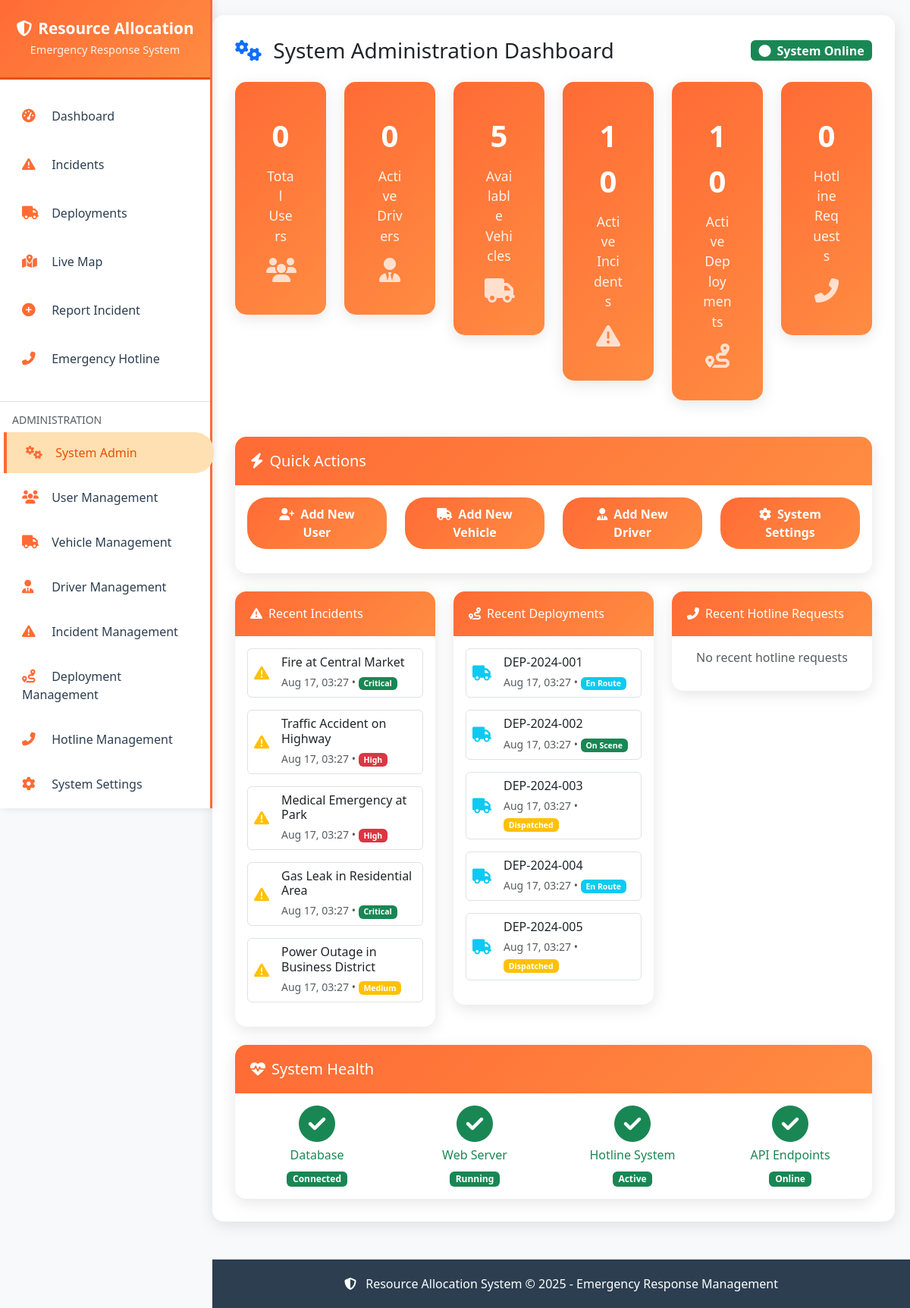
Screenshot of /index.php?action=admin with the database file from the repository.
### tables this page shows
CREATE TABLE incidents (
    id INT PRIMARY KEY AUTO_INCREMENT,
    incident_id VARCHAR(20) UNIQUE NOT NULL,
    category_id INT,
    title VARCHAR(200) NOT NULL,
    description TEXT NOT NULL,
    location_name VARCHAR(255) NOT NULL,
    latitude DECIMAL(10, 8) NOT NULL,
    longitude DECIMAL(11, 8) NOT NULL,
    reported_by INT,
    status ENUM('reported', 'assigned', 'in_progress', 'resolved', 'closed') DEFAULT 'reported',
    priority ENUM('low', 'medium', 'high', 'critical') DEFAULT 'medium',
    reported_at TIMESTAMP DEFAULT CURRENT_TIMESTAMP,
    resolved_at TIMESTAMP NULL,
    created_at TIMESTAMP DEFAULT CURRENT_TIMESTAMP,
    updated_at TIMESTAMP DEFAULT CURRENT_TIMESTAMP ON UPDATE CURRENT_TIMESTAMP,
    FOREIGN KEY (category_id) REFERENCES incident_categories(id),
    FOREIGN KEY (reported_by) REFERENCES users(id)
);

CREATE TABLE deployments (
    id INT PRIMARY KEY AUTO_INCREMENT,
    deployment_id VARCHAR(20) UNIQUE NOT NULL,
    incident_id INT NOT NULL,
    driver_id INT NOT NULL,
    vehicle_id INT NOT NULL,
    start_location VARCHAR(255) NOT NULL,
    start_lat DECIMAL(10, 8),
    start_lng DECIMAL(11, 8),
    end_location VARCHAR(255) NOT NULL,
    end_lat DECIMAL(10, 8),
    end_lng DECIMAL(11, 8),
    status ENUM('dispatched', 'en_route', 'on_scene', 'returning', 'completed') DEFAULT 'dispatched',
    dispatched_at TIMESTAMP DEFAULT CURRENT_TIMESTAMP,
    estimated_arrival TIMESTAMP NULL,
    actual_arrival TIMESTAMP NULL,
    completed_at TIMESTAMP NULL,
    notes TEXT,
    created_at TIMESTAMP DEFAULT CURRENT_TIMESTAMP,
    updated_at TIMESTAMP DEFAULT CURRENT_TIMESTAMP ON UPDATE CURRENT_TIMESTAMP,
    FOREIGN KEY (incident_id) REFERENCES incidents(id),
    FOREIGN KEY (driver_id) REFERENCES drivers(id),
    FOREIGN KEY (vehicle_id) REFERENCES vehicles(id)
);

### views/admin/index.php (called while the page is built, shortened)
<?php
include 'views/layouts/main.php';
?>

### controllers/AdminController.php (called while the page is built, shortened)
<?php
class AdminController {
    public function index() {
        $database = new Database();
        $conn = $database->getConnection();
        $stats = [];
        if ($conn) {
            $tables = ['users', 'drivers', 'vehicles', 'incidents', 'deployments', 'hotline_requests'];
            foreach ($tables as $table) {
                $stmt = $conn->query("SELECT COUNT(*) as count FROM $table");
                $result = $stmt->fetch(PDO::FETCH_ASSOC);
                $stats[$table] = $result['count'];
            }
            $recentIncidents = $conn->query("SELECT * FROM incidents ORDER BY created_at DESC LIMIT 5")->fetchAll(PDO::FETCH_ASSOC);
            $recentDeployments = $conn->query("SELECT * FROM deployments ORDER BY created_at DESC LIMIT 5")->fetchAll(PDO::FETCH_ASSOC);
        }
        include 'views/admin/index.php';
    }
}
?>

### views/admin/admin_content.php (the view)
<div class="d-flex justify-content-between align-items-center mb-4">
    <h1 class="h3 mb-0">
        <i class="fas fa-cogs text-primary me-2"></i>
        System Administration Dashboard
    </h1>
    <div>
        <span class="badge bg-success fs-6">
            <i class="fas fa-circle me-2"></i>System Online
        </span>
    </div>
</div>
<div class="row mb-4">
    <div class="col-xl-2 col-md-4 mb-4">
        <div class="card card-custom stats-card">
            <div class="card-body text-center">
                <div class="number"><?= $stats['users'] ?? 0 ?></div>
                <div class="label">Total Users</div>
                <i class="fas fa-users fa-2x mt-3 opacity-75"></i>
            </div>
        </div>
    </div>
    <div class="col-xl-2 col-md-4 mb-4">
        <div class="card card-custom stats-card">
            <div class="card-body text-center">
                <div class="number"><?= $stats['drivers'] ?? 0 ?></div>
                <div class="label">Active Drivers</div>
                <i class="fas fa-user-tie fa-2x mt-3 opacity-75"></i>
            </div>
        </div>
    </div>
    <div class="col-xl-2 col-md-4 mb-4">
        <div class="card card-custom stats-card">
            <div class="card-body text-center">
                <div class="number"><?= $stats['vehicles'] ?? 0 ?></div>
                <div class="label">Available Vehicles</div>
                <i class="fas fa-truck fa-2x mt-3 opacity-75"></i>
            </div>
        </div>
    </div>
    <div class="col-xl-2 col-md-4 mb-4">
        <div class="card card-custom stats-card">
            <div class="card-body text-center">
                <div class="number"><?= $stats['incidents'] ?? 0 ?></div>
                <div class="label">Active Incidents</div>
                <i class="fas fa-exclamation-triangle fa-2x mt-3 opacity-75"></i>
            </div>
        </div>
    </div>
    <div class="col-xl-2 col-md-4 mb-4">
        <div class="card card-custom stats-card">
            <div class="card-body text-center">
                <div class="number"><?= $stats['deployments'] ?? 0 ?></div>
                <div class="label">Active Deployments</div>
                <i class="fas fa-route fa-2x mt-3 opacity-75"></i>
            </div>
        </div>
    </div>
    <div class="col-xl-2 col-md-4 mb-4">
        <div class="card card-custom stats-card">
            <div class="card-body text-center">
                <div class="number"><?= $stats['hotline_requests'] ?? 0 ?></div>
                <div class="label">Hotline Requests</div>
                <i class="fas fa-phone-alt fa-2x mt-3 opacity-75"></i>
            </div>
        </div>
    </div>
</div>
<div class="row mb-4">
    <div class="col-12">
        <div class="card card-custom">
            <div class="card-header-custom">
                <h5 class="mb-0">
                    <i class="fas fa-bolt me-2"></i>Quick Actions
                </h5>
            </div>
            <div class="card-body">
                <div class="row">
                    <div class="col-md-3 mb-3">
                        <a href="index.php?action=admin&method=createUser" class="btn btn-orange w-100">
                            <i class="fas fa-user-plus me-2"></i>Add New User
                        </a>
                    </div>
                    <div class="col-md-3 mb-3">
                        <a href="index.php?action=admin&method=createVehicle" class="btn btn-orange w-100">
                            <i class="fas fa-truck me-2"></i>Add New Vehicle
                        </a>
                    </div>
                    <div class="col-md-3 mb-3">
                        <a href="index.php?action=admin&method=createDriver" class="btn btn-orange w-100">
                            <i class="fas fa-user-tie me-2"></i>Add New Driver
                        </a>
                    </div>
                    <div class="col-md-3 mb-3">
                        <a href="index.php?action=admin&method=settings" class="btn btn-orange w-100">
                            <i class="fas fa-cog me-2"></i>System Settings
                        </a>
                    </div>
                </div>
            </div>
        </div>
    </div>
</div>
<div class="row">
    <div class="col-lg-4 mb-4">
        <div class="card card-custom">
            <div class="card-header-custom">
                <h6 class="mb-0">
                    <i class="fas fa-exclamation-triangle me-2"></i>Recent Incidents
                </h6>
            </div>
            <div class="card-body">
                <?php if (!empty($recentIncidents)): ?>
                    <?php foreach ($recentIncidents as $incident): ?>
                        <div class="d-flex align-items-center mb-3 p-2 border rounded">
                            <div class="flex-shrink-0">
                                <i class="fas fa-exclamation-triangle text-warning fa-lg"></i>
                            </div>
                            <div class="flex-grow-1 ms-3">
                                <h6 class="mb-1"><?= htmlspecialchars($incident['title']) ?></h6>
                                <small class="text-muted">
                                    <?= date('M d, H:i', strtotime($incident['created_at'])) ?> •
                                    <span class="badge bg-<?= $incident['priority'] === 'high' ? 'danger' : ($incident['priority'] === 'medium' ? 'warning' : 'success') ?>">
                                        <?= ucfirst($incident['priority']) ?>
                                    </span>
                                </small>
                            </div>
                        </div>
                    <?php endforeach; ?>
                <?php else: ?>
                    <p class="text-muted text-center">No recent incidents</p>
                <?php endif; ?>
            </div>
        </div>
    </div>
    <div class="col-lg-4 mb-4">
        <div class="card card-custom">
            <div class="card-header-custom">
                <h6 class="mb-0">
                    <i class="fas fa-route me-2"></i>Recent Deployments
                </h6>
            </div>
            <div class="card-body">
                <?php if (!empty($recentDeployments)): ?>
                    <?php foreach ($recentDeployments as $deployment): ?>
                        <div class="d-flex align-items-center mb-3 p-2 border rounded">
                            <div class="flex-shrink-0">
                                <i class="fas fa-truck text-info fa-lg"></i>
                            </div>
                            <div class="flex-grow-1 ms-3">
                                <h6 class="mb-1"><?= htmlspecialchars($deployment['deployment_id']) ?></h6>
                                <small class="text-muted">
                                    <?= date('M d, H:i', strtotime($deployment['created_at'])) ?> •
                                    <span class="badge bg-<?= $deployment['status'] === 'dispatched' ? 'warning' : ($deployment['status'] === 'en_route' ? 'info' : 'success') ?>">
                                        <?= ucwords(str_replace('_', ' ', $deployment['status'])) ?>
                                    </span>
                                </small>
                            </div>
                        </div>
                    <?php endforeach; ?>
                <?php else: ?>
                    <p class="text-muted text-center">No recent deployments</p>
                <?php endif; ?>
            </div>
        </div>
    </div>
    <div class="col-lg-4 mb-4">
        <div class="card card-custom">
            <div class="card-header-custom">
                <h6 class="mb-0">
                    <i class="fas fa-phone-alt me-2"></i>Recent Hotline Requests
                </h6>
            </div>
            <div class="card-body">
                <?php if (!empty($recentHotlineRequests)): ?>
                    <?php foreach ($recentHotlineRequests as $request): ?>
                        <div class="d-flex align-items-center mb-3 p-2 border rounded">
                            <div class="flex-shrink-0">
                                <i class="fas fa-phone text-danger fa-lg"></i>
                            </div>
                            <div class="flex-grow-1 ms-3">
                                <h6 class="mb-1"><?= htmlspecialchars($request['phone_number']) ?></h6>
                                <small class="text-muted">
                                    <?= date('M d, H:i', strtotime($request['created_at'])) ?> •
                                    <span class="badge bg-<?= $request['priority'] === 'high' ? 'danger' : ($request['priority'] === 'medium' ? 'warning' : 'success') ?>">
                                        <?= ucfirst($request['priority']) ?>
                                    </span>
                                </small>
                            </div>
                        </div>
                    <?php endforeach; ?>
                <?php else: ?>
                    <p class="text-muted text-center">No recent hotline requests</p>
                <?php endif; ?>
            </div>
        </div>
    </div>
</div>
<div class="row">
    <div class="col-12">
        <div class="card card-custom">
            <div class="card-header-custom">
                <h5 class="mb-0">
                    <i class="fas fa-heartbeat me-2"></i>System Health
                </h5>
            </div>
            <div class="card-body">
                <div class="row">
                    <div class="col-md-3 text-center">
                        <div class="text-success">
                            <i class="fas fa-check-circle fa-3x mb-2"></i>
                            <h6>Database</h6>
                            <span class="badge bg-success">Connected</span>
                        </div>
                    </div>
                    <div class="col-md-3 text-center">
                        <div class="text-success">
                            <i class="fas fa-check-circle fa-3x mb-2"></i>
                            <h6>Web Server</h6>
                            <span class="badge bg-success">Running</span>
                        </div>
                    </div>
                    <div class="col-md-3 text-center">
                        <div class="text-success">
                            <i class="fas fa-check-circle fa-3x mb-2"></i>
                            <h6>Hotline System</h6>
                            <span class="badge bg-success">Active</span>
                        </div>
                    </div>
                    <div class="col-md-3 text-center">
                        <div class="text-success">
                            <i class="fas fa-check-circle fa-3x mb-2"></i>
                            <h6>API Endpoints</h6>
                            <span class="badge bg-success">Online</span>
                        </div>
                    </div>
                </div>
            </div>
        </div>
    </div>
</div>

### views/layouts/main.php (style rules this page uses)
:root { --primary-orange: #FF6B35; --secondary-orange: #FF8C42; --accent-orange: #FFA726; --light-orange: #FFE0B2; --dark-orange: #E65100; }
body { background-color: #F8F9FA; font-family: 'Segoe UI', Tahoma, Geneva, Verdana, sans-serif; margin: 0; padding: 0; }
.card-custom { border: none; border-radius: 15px; box-shadow: 0 5px 20px rgba(0,0,0,0.1); transition: transform 0.3s ease; }
.card-header-custom { background: linear-gradient(135deg, var(--primary-orange), var(--secondary-orange)); color: white; border-radius: 15px 15px 0 0 !important; padding: 20px; font-weight: 600; }
.btn-orange { background: linear-gradient(135deg, var(--primary-orange), var(--secondary-orange)); border: none; color: white; border-radius: 25px; padding: 10px 25px; font-weight: 600; transition: all 0.3s ease; }
.stats-card { background: linear-gradient(135deg, var(--primary-orange), var(--secondary-orange)); color: white; border-radius: 15px; padding: 25px; text-align: center; transition: transform 0.3s ease; }
.stats-card .number { font-size: 2.5rem; font-weight: 700; margin-bottom: 10px; }
.stats-card .label { font-size: 1.1rem; opacity: 0.9; }

### rows the page displays
incidents: title "Fire at Central Market", created_at "Aug 17, 03:27", priority "Critical"
incidents: title "Traffic Accident on Highway", created_at "Aug 17, 03:27", priority "High"
incidents: title "Medical Emergency at Park", created_at "Aug 17, 03:27", priority "High"
incidents: title "Gas Leak in Residential Area", created_at "Aug 17, 03:27", priority "Critical"
incidents: title "Power Outage in Business District", created_at "Aug 17, 03:27", priority "Medium"
deployments: deployment "DEP-2024-001", created_at "Aug 17, 03:27", status "En Route"
deployments: deployment "DEP-2024-002", created_at "Aug 17, 03:27", status "On Scene"
deployments: deployment "DEP-2024-003", created_at "Aug 17, 03:27", status "Dispatched"
deployments: deployment "DEP-2024-004", created_at "Aug 17, 03:27", status "En Route"
deployments: deployment "DEP-2024-005", created_at "Aug 17, 03:27", status "Dispatched"

### other values shown
$stats['users'] "0"
$stats['drivers'] "0"
$stats['vehicles'] "5"
$stats['incidents'] "10"
$stats['deployments'] "10"
$stats['hotline_requests'] "0"
